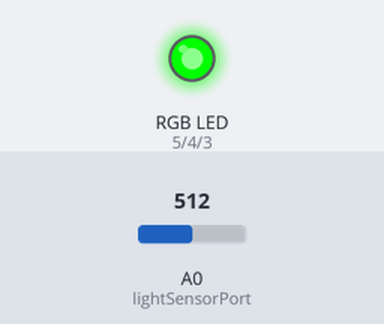
Simulated run of this sketch. Board: Arduino Uno, built with avr-gcc and run on an emulated ATmega328P. On the bench: an RGB LED mixed from three pins (HIGH = lit). Inputs (shaded band) come from the test bench; at power-on: A0 (lightSensorPort) = 512.

Above: at 1.2 s.
1.3 s: A0 (lightSensorPort) set to 716
At 2.0 s:
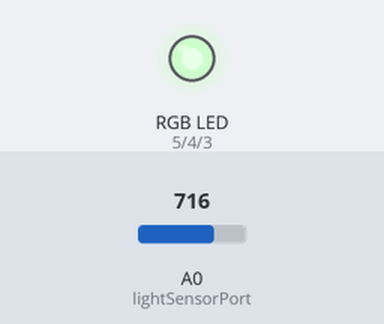
2.8 s: A0 (lightSensorPort) set to 751
At 3.1 s:
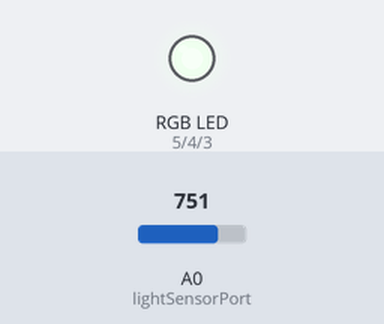
4.3 s: A0 (lightSensorPort) set to 768
At 5.5 s:
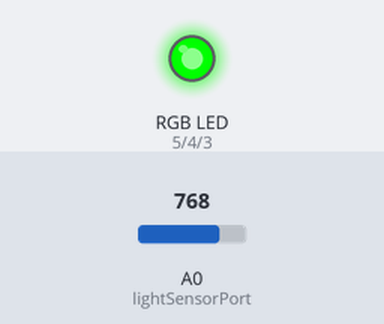
5.8 s: A0 (lightSensorPort) set to 900
At 6.6 s:
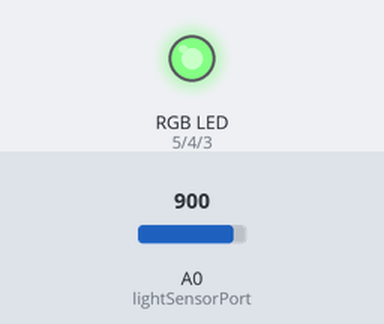
7.3 s: A0 (lightSensorPort) set to 306
At 7.8 s:
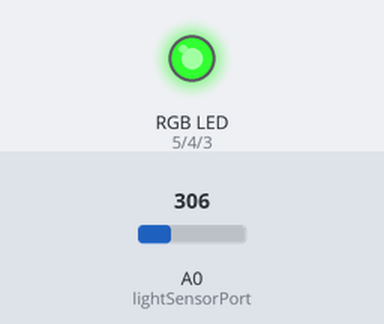
Timing chart, 0 to 9.8 s (numbered marks = the images above; inputs shaded):
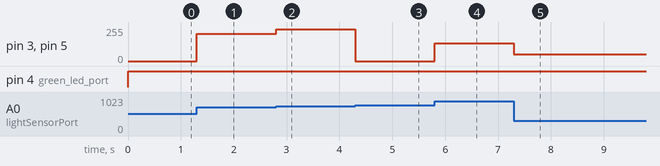

Measured:
- the behaviour switches between 767 and 768 on A0 (lightSensorPort) (found by bisection; images 2 and 3)
- after the input at 1.3 s, pin 3 (blue_led_port), pin 5 (red_led_port): 0/255 → 204/255 at once
- after the input at 2.8 s, pin 3 (blue_led_port), pin 5 (red_led_port): 204/255 → 239/255 at once
- after the input at 4.3 s, pin 3 (blue_led_port), pin 5 (red_led_port): 239/255 → 0/255 at once
- after the input at 5.8 s, pin 3 (blue_led_port), pin 5 (red_led_port): 0/255 → 132/255 at once
- after the input at 7.3 s, pin 3 (blue_led_port), pin 5 (red_led_port): 132/255 → 50/255 at once

The sketch:

leitor_luminosidade_melhorado.ino
```cpp
int lightSensorPort = A0;
int red_led_port = 5;
int green_led_port = 4;
int blue_led_port = 3;

void setup() {
  // put your setup code here, to run once:
  pinMode(lightSensorPort, INPUT);
  pinMode(red_led_port, OUTPUT);
  pinMode(green_led_port, OUTPUT);
  pinMode(blue_led_port, OUTPUT);
}

void loop() {
  // put your main code here, to run repeatedly:
  int lightIntensity = analogRead(lightSensorPort);
  RBG_color(lightIntensity,lightIntensity,lightIntensity);
}

void RBG_color(int red,int green, int blue){
    analogWrite(red_led_port,red);
    analogWrite(green_led_port,green);
    analogWrite(blue_led_port,blue);
}
```
